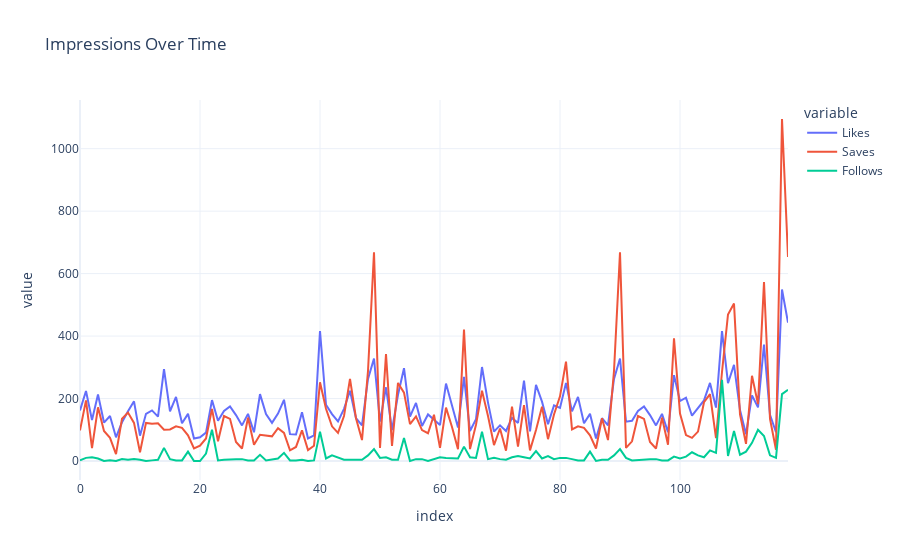

Source (notebook cell):
### Markdown cell above
### Question 6

### Code cell
graph = px.line(df, y = ["Likes","Saves","Follows"], title = "Impressions Over Time")
graph.show()

### Figure 1 — Plotly figure (JSON) as saved in the notebook; plotly's stock layout.template omitted (floating-point values rounded to 4 significant figures)
{"data": [{"hovertemplate": "variable=Likes<br>index=%{x}<br>value=%{y}<extra></extra>", "legendgroup": "Likes", "line": {"color": "#636efa", "dash": "solid"}, "marker": {"symbol": "circle"}, "mode": "lines", "name": "Likes", "orientation": "v", "showlegend": true, "type": "scatter", "x": [0, 1, 2, 3, 4, 5, 6, 7, 8, 9, 10, 11, 12, 13, 14, 15, 16, 17, 18, 19, 20, 21, 22, 23, 24, 25, 26, 27, 28, 29, 30, 31, 32, 33, 34, 35, 36, 37, 38, 39, 40, 41, 42, 43, 44, 45, 46, 47, 48, 49, 50, 51, 52, 53, 54, 55, 56, 57, 58, 59, 60, 61, 62, 63, 64, 65, 66, 67, 68, 69, 70, 71, 72, 73, 74, 75, 76, 77, 78, 79, 80, 81, 82, 83, 84, 85, 86, 87, 88, 89, 90, 91, 92, 93, 94, 95, 96, 97, 98, 99, 100, 101, 102, 103, 104, 105, 106, 107, 108, 109, 110, 111, 112, 113, 114, 115, 116, 117, 118], "xaxis": "x", "y": [162, 224, 131, 213, 123, 144, 76, 124, 159, 191, 81, 151, 162, 142, 294, 159, 205, 121, 151, 72, 76, 91, 195, 129, 160, 175, 147, 114, 151, 92, 214, 150, 122, 152, 196, 86, 85, 156, 72, 82, 416, 180, 150, 127, 167, 225, 137, 114, 263, 328, 126, 236, 99, 212, 297, 142, 186, 112, 149, 132, 115, 248, 178, 107, 269, 96, 134, 301, 187, 94, 114, 96, 138, 122, 257, 95, 244, 190, 118, 178, 170, 250, 159, 205, 121, 151, 72, 137, 114, 263, 328, 126, 129, 160, 175, 147, 114, 151, 92, 275, 192, 203, 145, 168, 194, 250, 171, 416, 249, 308, 163, 86, 210, 172, 373, 148, 92, 549, 443], "yaxis": "y"}, {"hovertemplate": "variable=Saves<br>index=%{x}<br>value=%{y}<extra></extra>", "legendgroup": "Saves", "line": {"color": "#EF553B", "dash": "solid"}, "marker": {"symbol": "circle"}, "mode": "lines", "name": "Saves", "orientation": "v", "showlegend": true, "type": "scatter", "x": [0, 1, 2, 3, 4, 5, 6, 7, 8, 9, 10, 11, 12, 13, 14, 15, 16, 17, 18, 19, 20, 21, 22, 23, 24, 25, 26, 27, 28, 29, 30, 31, 32, 33, 34, 35, 36, 37, 38, 39, 40, 41, 42, 43, 44, 45, 46, 47, 48, 49, 50, 51, 52, 53, 54, 55, 56, 57, 58, 59, 60, 61, 62, 63, 64, 65, 66, 67, 68, 69, 70, 71, 72, 73, 74, 75, 76, 77, 78, 79, 80, 81, 82, 83, 84, 85, 86, 87, 88, 89, 90, 91, 92, 93, 94, 95, 96, 97, 98, 99, 100, 101, 102, 103, 104, 105, 106, 107, 108, 109, 110, 111, 112, 113, 114, 115, 116, 117, 118], "xaxis": "x", "y": [98, 194, 41, 172, 96, 74, 22, 135, 155, 122, 28, 122, 119, 121, 100, 101, 111, 106, 82, 40, 49, 72, 167, 63, 144, 135, 61, 40, 139, 52, 84, 81, 79, 105, 90, 34, 45, 98, 35, 49, 252, 167, 111, 90, 144, 263, 137, 67, 288, 668, 42, 342, 48, 250, 219, 118, 143, 99, 89, 148, 42, 171, 109, 38, 421, 38, 116, 225, 144, 51, 104, 33, 174, 46, 179, 34, 99, 174, 70, 149, 207, 318, 101, 111, 106, 82, 40, 137, 67, 288, 668, 42, 63, 144, 135, 61, 40, 139, 52, 393, 152, 83, 74, 94, 188, 214, 73, 285, 469, 504, 149, 55, 273, 182, 573, 135, 36, 1095, 653], "yaxis": "y"}, {"hovertemplate": "variable=Follows<br>index=%{x}<br>value=%{y}<extra></extra>", "legendgroup": "Follows", "line": {"color": "#00cc96", "dash": "solid"}, "marker": {"symbol": "circle"}, "mode": "lines", "name": "Follows", "orientation": "v", "showlegend": true, "type": "scatter", "x": [0, 1, 2, 3, 4, 5, 6, 7, 8, 9, 10, 11, 12, 13, 14, 15, 16, 17, 18, 19, 20, 21, 22, 23, 24, 25, 26, 27, 28, 29, 30, 31, 32, 33, 34, 35, 36, 37, 38, 39, 40, 41, 42, 43, 44, 45, 46, 47, 48, 49, 50, 51, 52, 53, 54, 55, 56, 57, 58, 59, 60, 61, 62, 63, 64, 65, 66, 67, 68, 69, 70, 71, 72, 73, 74, 75, 76, 77, 78, 79, 80, 81, 82, 83, 84, 85, 86, 87, 88, 89, 90, 91, 92, 93, 94, 95, 96, 97, 98, 99, 100, 101, 102, 103, 104, 105, 106, 107, 108, 109, 110, 111, 112, 113, 114, 115, 116, 117, 118], "xaxis": "x", "y": [2, 10, 12, 8, 0, 2, 0, 6, 4, 6, 4, 0, 2, 4, 42, 6, 2, 2, 30, 0, 0, 24, 100, 2, 4, 6, 6, 6, 2, 2, 20, 2, 4, 8, 26, 2, 2, 4, 0, 2, 94, 8, 18, 10, 4, 4, 4, 4, 18, 38, 10, 12, 4, 4, 74, 0, 6, 6, 0, 6, 12, 10, 8, 8, 46, 12, 10, 94, 6, 10, 6, 4, 12, 16, 12, 8, 32, 8, 16, 6, 10, 10, 6, 2, 2, 30, 0, 4, 4, 18, 38, 10, 2, 4, 6, 6, 6, 2, 2, 14, 8, 14, 28, 18, 12, 34, 26, 260, 16, 96, 20, 30, 58, 100, 80, 18, 10, 214, 228], "yaxis": "y"}], "layout": {"legend": {"title": {"text": "variable"}, "tracegroupgap": 0}, "title": {"text": "Impressions Over Time"}, "xaxis": {"anchor": "y", "domain": [0, 1], "title": {"text": "index"}}, "yaxis": {"anchor": "x", "domain": [0, 1], "title": {"text": "value"}}}}
